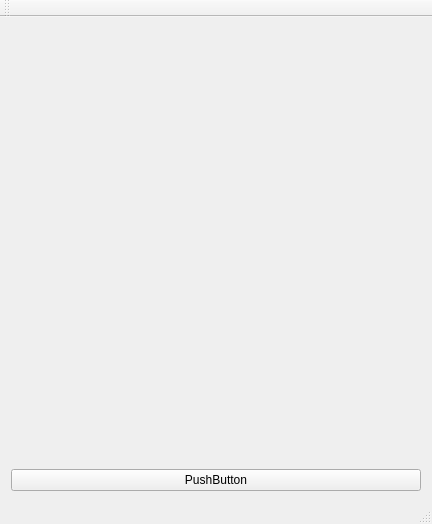
<?xml version="1.0" encoding="UTF-8"?>
<ui version="4.0">
 <class>MainWindow</class>
 <widget class="QMainWindow" name="MainWindow">
  <property name="geometry">
   <rect>
    <x>0</x>
    <y>0</y>
    <width>432</width>
    <height>524</height>
   </rect>
  </property>
  <property name="windowTitle">
   <string>MainWindow</string>
  </property>
  <widget class="QWidget" name="centralWidget">
   <layout class="QGridLayout" name="gridLayout">
    <item row="0" column="0">
     <widget class="QCustomPlot" name="customPlot" native="true"/>
    </item>
    <item row="1" column="0">
     <widget class="QPushButton" name="pushButton">
      <property name="text">
       <string>PushButton</string>
      </property>
     </widget>
    </item>
   </layout>
  </widget>
  <widget class="QMenuBar" name="menuBar">
   <property name="geometry">
    <rect>
     <x>0</x>
     <y>0</y>
     <width>432</width>
     <height>22</height>
    </rect>
   </property>
  </widget>
  <widget class="QToolBar" name="mainToolBar">
   <attribute name="toolBarArea">
    <enum>TopToolBarArea</enum>
   </attribute>
   <attribute name="toolBarBreak">
    <bool>false</bool>
   </attribute>
  </widget>
  <widget class="QStatusBar" name="statusBar"/>
 </widget>
 <layoutdefault spacing="6" margin="11"/>
 <customwidgets>
  <customwidget>
   <class>QCustomPlot</class>
   <extends>QWidget</extends>
   <header>qcustomplot.h</header>
   <container>1</container>
  </customwidget>
 </customwidgets>
 <resources/>
 <connections/>
</ui>
